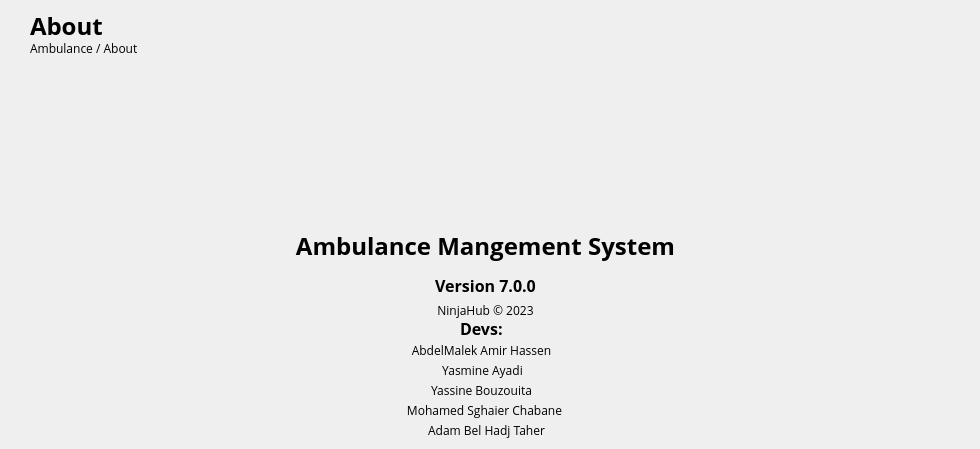
    <widget class="QWidget" name="page_2">
     <widget class="QLabel" name="label_23">
      <property name="geometry">
       <rect>
        <x>-4</x>
        <y>340</y>
        <width>971</width>
        <height>20</height>
       </rect>
      </property>
      <property name="font">
       <font>
        <family>Open Sans</family>
        <pointsize>9</pointsize>
       </font>
      </property>
      <property name="text">
       <string>AbdelMalek Amir Hassen</string>
      </property>
      <property name="alignment">
       <set>Qt::AlignCenter</set>
      </property>
     </widget>
     <widget class="QLabel" name="label_27">
      <property name="geometry">
       <rect>
        <x>-1</x>
        <y>400</y>
        <width>971</width>
        <height>20</height>
       </rect>
      </property>
      <property name="font">
       <font>
        <family>Open Sans</family>
        <pointsize>9</pointsize>
       </font>
      </property>
      <property name="text">
       <string>Mohamed Sghaier Chabane</string>
      </property>
      <property name="alignment">
       <set>Qt::AlignCenter</set>
      </property>
     </widget>
     <widget class="QLabel" name="label_22">
      <property name="geometry">
       <rect>
        <x>0</x>
        <y>270</y>
        <width>971</width>
        <height>31</height>
       </rect>
      </property>
      <property name="font">
       <font>
        <family>Open Sans</family>
        <pointsize>12</pointsize>
        <weight>75</weight>
        <bold>true</bold>
       </font>
      </property>
      <property name="text">
       <string>Version 7.0.0</string>
      </property>
      <property name="alignment">
       <set>Qt::AlignCenter</set>
      </property>
     </widget>
     <widget class="QLabel" name="label_28">
      <property name="geometry">
       <rect>
        <x>6</x>
        <y>420</y>
        <width>961</width>
        <height>20</height>
       </rect>
      </property>
      <property name="font">
       <font>
        <family>Open Sans</family>
        <pointsize>9</pointsize>
       </font>
      </property>
      <property name="text">
       <string>Adam Bel Hadj Taher</string>
      </property>
      <property name="alignment">
       <set>Qt::AlignCenter</set>
      </property>
     </widget>
     <widget class="QLabel" name="label_8">
      <property name="geometry">
       <rect>
        <x>460</x>
        <y>320</y>
        <width>51</width>
        <height>16</height>
       </rect>
      </property>
      <property name="font">
       <font>
        <family>Open Sans</family>
        <pointsize>12</pointsize>
        <weight>75</weight>
        <bold>true</bold>
       </font>
      </property>
      <property name="text">
       <string>Devs:</string>
      </property>
     </widget>
     <widget class="QLabel" name="label_18">
      <property name="geometry">
       <rect>
        <x>0</x>
        <y>300</y>
        <width>971</width>
        <height>20</height>
       </rect>
      </property>
      <property name="font">
       <font>
        <family>Open Sans</family>
        <pointsize>9</pointsize>
       </font>
      </property>
      <property name="text">
       <string>NinjaHub © 2023</string>
      </property>
      <property name="alignment">
       <set>Qt::AlignCenter</set>
      </property>
     </widget>
     <widget class="QLabel" name="label_29">
      <property name="geometry">
       <rect>
        <x>0</x>
        <y>230</y>
        <width>971</width>
        <height>31</height>
       </rect>
      </property>
      <property name="font">
       <font>
        <family>Open Sans</family>
        <pointsize>18</pointsize>
        <weight>75</weight>
        <bold>true</bold>
       </font>
      </property>
      <property name="text">
       <string>Ambulance Mangement System</string>
      </property>
      <property name="alignment">
       <set>Qt::AlignCenter</set>
      </property>
     </widget>
     <widget class="QLabel" name="label_20">
      <property name="geometry">
       <rect>
        <x>30</x>
        <y>40</y>
        <width>121</width>
        <height>16</height>
       </rect>
      </property>
      <property name="font">
       <font>
        <family>Open Sans</family>
       </font>
      </property>
      <property name="text">
       <string>Ambulance / About</string>
      </property>
     </widget>
     <widget class="QLabel" name="label_24">
      <property name="geometry">
       <rect>
        <x>10</x>
        <y>60</y>
        <width>951</width>
        <height>171</height>
       </rect>
      </property>
      <property name="text">
       <string/>
      </property>
      <property name="pixmap">
       <pixmap resource="assets.qrc">:/assets/images/logo.png</pixmap>
      </property>
      <property name="alignment">
       <set>Qt::AlignCenter</set>
      </property>
     </widget>
     <widget class="QLabel" name="label_26">
      <property name="geometry">
       <rect>
        <x>2</x>
        <y>360</y>
        <width>961</width>
        <height>20</height>
       </rect>
      </property>
      <property name="font">
       <font>
        <family>Open Sans</family>
        <pointsize>9</pointsize>
       </font>
      </property>
      <property name="text">
       <string>Yasmine Ayadi</string>
      </property>
      <property name="alignment">
       <set>Qt::AlignCenter</set>
      </property>
     </widget>
     <widget class="QLabel" name="label_30">
      <property name="geometry">
       <rect>
        <x>1</x>
        <y>380</y>
        <width>961</width>
        <height>20</height>
       </rect>
      </property>
      <property name="font">
       <font>
        <family>Open Sans</family>
        <pointsize>9</pointsize>
       </font>
      </property>
      <property name="text">
       <string>Yassine Bouzouita</string>
      </property>
      <property name="alignment">
       <set>Qt::AlignCenter</set>
      </property>
     </widget>
     <widget class="QLabel" name="label_31">
      <property name="geometry">
       <rect>
        <x>30</x>
        <y>10</y>
        <width>101</width>
        <height>31</height>
       </rect>
      </property>
      <property name="font">
       <font>
        <family>Open Sans</family>
        <pointsize>18</pointsize>
        <weight>75</weight>
        <bold>true</bold>
       </font>
      </property>
      <property name="text">
       <string>About</string>
      </property>
     </widget>
    </widget>
